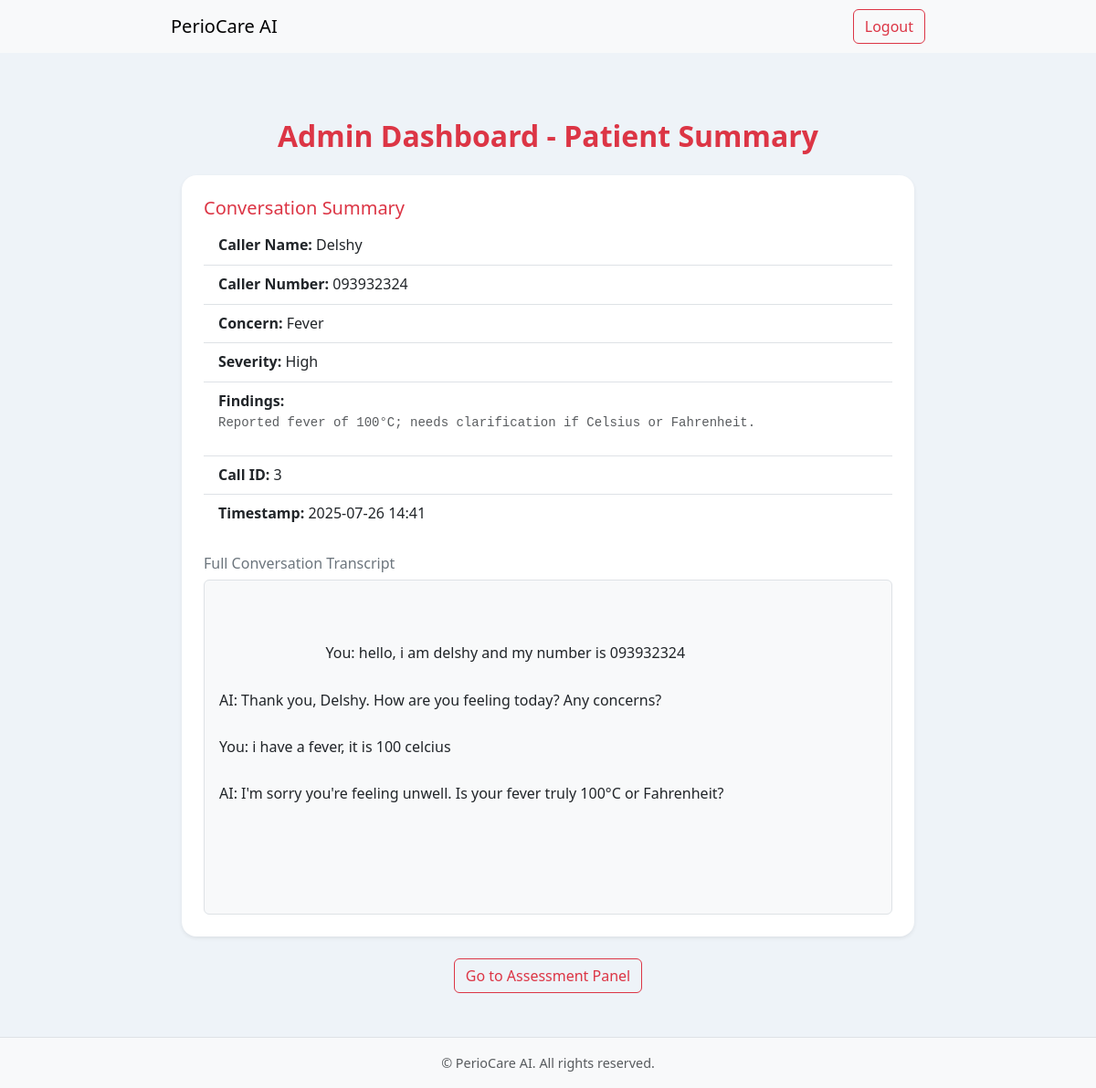
/backend/response/details/3 (signed in), run on the app's committed database.
### backend/models.py (models this page shows, shortened)
class CallLog(models.Model):
    call_id = models.AutoField(primary_key=True)
    caller_name = models.CharField(max_length=255)
    caller_number = models.CharField(max_length=20)
    call_time = models.DateTimeField(auto_now_add=True)

class Assessment(models.Model):
    concern = models.TextField()
    severity = models.CharField(max_length=50)
    status = models.CharField(max_length=50, default='Pending')
    initial_findings = models.TextField(blank=True, null=True)
    call_log = models.OneToOneField(CallLog, on_delete=models.CASCADE, related_name='assessment')

class Conversation(models.Model):
    call_log = models.ForeignKey(CallLog, on_delete=models.CASCADE, related_name='conversations')
    full_transcript = models.TextField()
    timestamp = models.DateTimeField(auto_now_add=True)

### backend/views.py (the view)
# urls.py: path('response/details/<int:call_id>', views.response_view, name='response_view'),
def response_view(request, call_id):
    call_log = get_object_or_404(CallLog, call_id=call_id)
    conversation = call_log.conversations.last()
    assessment = getattr(call_log, 'assessment', None)
    summary = {
        "caller_name": call_log.caller_name if call_log.caller_name else None,
        "contact_number": call_log.caller_number if call_log.caller_number else None,
        "concern": assessment.concern if assessment else None,
        "severity": assessment.severity if assessment else None,
        "initial_findings": assessment.initial_findings if assessment else None,
        "timestamp": conversation.timestamp if conversation else None,
    }
    return render(request, 'components/response.html', {
        'summary': summary,
        'call_id': call_id,
        'transcript': conversation.full_transcript if conversation else None,
    })

### templates/components/response.html (shortened to what this page needs)
{% extends "base/index.html" %}
{% load static %}
{% block content %}
<div class="container py-5">
    {% if request.user.is_authenticated and request.user.is_superuser %}
        <h2 class="text-danger mb-4 text-center">Admin Dashboard - Patient Summary</h2>
        {% if summary %}
            <div class="card shadow-sm mb-4 border-danger">
                <div class="card-body">
                    <h5 class="card-title text-danger">Conversation Summary</h5>
                    <ul class="list-group list-group-flush mb-3">
                        <li class="list-group-item">
                            <strong>Caller Name:</strong> {{ summary.caller_name|default:"Not provided" }}
                        </li>
                        <li class="list-group-item">
                            <strong>Caller Number:</strong> {{ summary.contact_number|default:"Not provided" }}
                        </li>
                        <li class="list-group-item">
                            <strong>Concern:</strong> {{ summary.concern|default:"Not specified" }}
                        </li>
                        <li class="list-group-item">
                            <strong>Severity:</strong> {{ summary.severity|default:"Undetermined" }}
                        </li>
                        <li class="list-group-item">
                            <strong>Findings:</strong><br>
                            <pre class="text-muted">{{ summary.initial_findings|default:"No findings available." }}</pre>
                        </li>
                        <li class="list-group-item">
                            <strong>Call ID:</strong> {{ call_id }}
                        </li>
                        <li class="list-group-item">
                            <strong>Timestamp:</strong> {{ summary.timestamp|date:"Y-m-d H:i"|default:"Not Available" }}
                        </li>
                    </ul>
                    <h6 class="text-secondary mt-4 mb-2">Full Conversation Transcript</h6>
                    <div class="bg-light border rounded p-3" style="max-height: 400px; overflow-y: auto; white-space: pre-wrap;">
                        {% if transcript %}
                            {{ transcript }}
                        {% else %}
                            <span class="text-muted">No transcript available for this call.</span>
                        {% endif %}
                    </div>
                </div>
            </div>
        {% else %}
            <div class="alert alert-warning text-center">
                No summary data available for this call.
            </div>
        {% endif %}
        <div class="text-center mt-4">
            <a href="{% url 'assessment' %}" class="btn btn-outline-danger">Go to Assessment Panel</a>
        </div>
    {% endif %}
</div>
{% endblock %}

### static/index.css (style rules this page uses)
body { background-color: #eef3f8; color: #333; font-family: 'Segoe UI', 'Inter', sans-serif; line-height: 1.6; }
h1, h2, h3, h4 { font-weight: 600; color: #222; }
.container { max-width: 850px; }
.card { border: none; border-radius: 16px; box-shadow: 0 4px 14px rgba(0, 0, 0, 0.05); background-color: white; }
.card-body { padding: 1.5rem; }
a { text-decoration: none; transition: all 0.2s ease; }

### data on the page
CallLog: caller_name "Delshy", contact_number "093932324"
Assessment: concern "Fever", severity "High", initial_findings "Reported fever of 100°C; needs clarification if Celsius or Fahrenheit."
Conversation: timestamp "2025-07-26 14:41"

### other printed values
{{ call_id }} "3"
